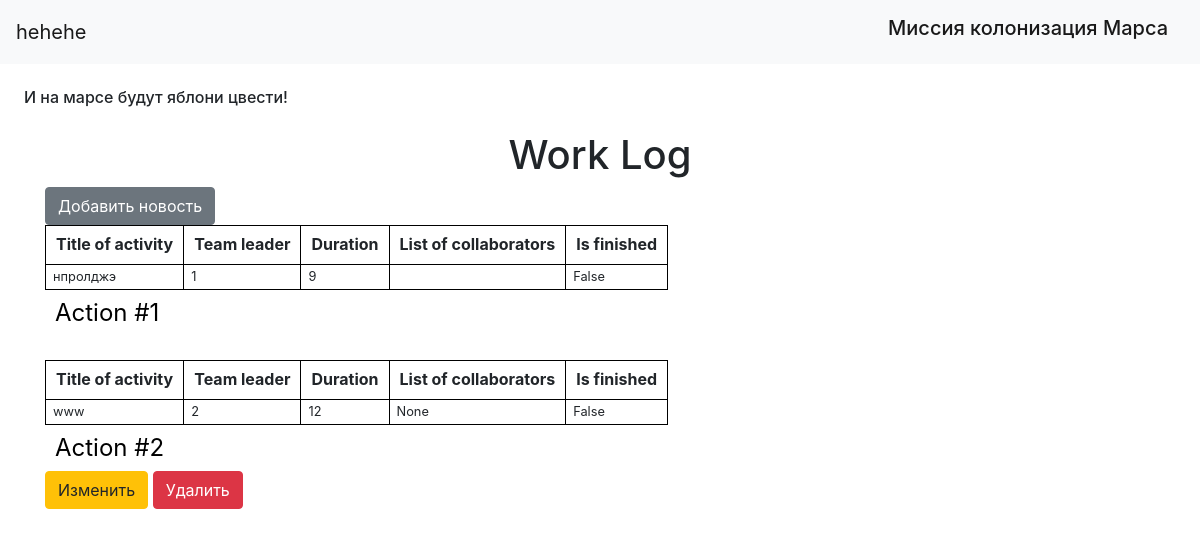
Screenshot of /index (signed in) with the database file from the repository.
### data/users.py (models this page shows, shortened)
class User(SqlAlchemyBase, UserMixin):
    __tablename__ = 'users'
    id = sqlalchemy.Column(sqlalchemy.Integer,
                           primary_key=True, autoincrement=True)
    surname = sqlalchemy.Column(sqlalchemy.String)
    name = sqlalchemy.Column(sqlalchemy.String)
    age = sqlalchemy.Column(sqlalchemy.Integer)
    position = sqlalchemy.Column(sqlalchemy.String)
    speciality = sqlalchemy.Column(sqlalchemy.String)
    address = sqlalchemy.Column(sqlalchemy.String)
    email = sqlalchemy.Column(sqlalchemy.String, unique=True)
    hashed_password = sqlalchemy.Column(sqlalchemy.String)
    modified_date = sqlalchemy.Column(sqlalchemy.DateTime,
                                      default=datetime.datetime.now)
    news = orm.relationship('News', back_populates='user')

### data/news.py (models this page shows)
class News(SqlAlchemyBase):
    __tablename__ = 'news'
    id = sqlalchemy.Column(sqlalchemy.Integer,
                           primary_key=True, autoincrement=True)
    team_leader = sqlalchemy.Column(sqlalchemy.Integer, sqlalchemy.ForeignKey("users.id"))
    job = sqlalchemy.Column(sqlalchemy.String)
    work_size = sqlalchemy.Column(sqlalchemy.Integer)
    collaborators = sqlalchemy.Column(sqlalchemy.String)
    start_date = sqlalchemy.Column(sqlalchemy.DateTime)
    end_date = sqlalchemy.Column(sqlalchemy.DateTime)
    is_finished = sqlalchemy.Column(sqlalchemy.Boolean)
    categories = orm.relationship("Category",
                                  secondary="association",
                                  backref="news")
    user = orm.relationship('User')

### main.py (the view)
@app.route('/')
@app.route('/index')
def index():
    db_sess = db_session.create_session()
    news = db_sess.query(News).all()
    return render_template("index.html", news=news)

### data/db_session.py (called while the page is built)
def create_session() -> Session:
    global __factory
    return __factory()

### main.py (called while the page is built)
@login_manager.user_loader
def load_user(user_id):
    db_sess = db_session.create_session()
    return db_sess.query(User).get(user_id)

### templates/index.html
{% extends "base.html" %}
{% block content %}
<h1 align="center">Work Log</h1>
{% if current_user.is_authenticated %}
    <a href="news" class="btn btn-secondary">Добавить новость</a>
{% endif %}
{% for item in news %}
<table>
<caption>Action #{{item.id}}</caption>
  <tr>
    <th>Title of activity</th>
    <th>Team leader</th>
    <th>Duration</th>
    <th>List of collaborators</th>
    <th>Is finished</th>
  </tr>
  <tr>
    <td>{{item.job}}</td>
      <td>{{item.team_leader}}</td>
      <td>{{item.work_size}}</td>
      <td>{{item.collaborators}}</td>
      <td>{{item.is_finished}}</td>
  </tr><br>
</table>
{% if current_user.is_authenticated and current_user == item.user or current_user.is_authenticated and current_user.id == 1 %}
    <div>
        <a href="/news/{{ item.id }}" class="btn btn-warning">
            Изменить
        </a>
        <a href="/news_delete/{{ item.id }}" class="btn btn-danger">
            Удалить
        </a>
    </div>
{% endif %}
{% endfor %}
{% endblock %}

### templates/base.html (shortened to what this page needs)
<!DOCTYPE html>
<html lang="en">
<head>
    <link rel="stylesheet"
          href="https://stackpath.bootstrapcdn.com/bootstrap/4.4.1/css/bootstrap.min.css"
>
    <link rel="stylesheet" href="../static/css/style.css">
</head>
<body>
<header>
    <nav class="navbar navbar-light bg-light">
        {% if current_user.is_authenticated %}
        <a class="navbar-brand" href="/logout">{{ current_user.name }}</a>
        {% else %}
        <p>
            <a class="btn btn-primary " href="/register">Зарегистрироваться</a>
            <a class="btn btn-success" href="/login">Войти</a>
        </p>
        {% endif %}
        <h1 class="navbar-brand" href="#">Миссия колонизация Марса</h1>
    </nav>
</header>
<h6>И на марсе будут яблони цвести!</h6>
<main role="main" class="container">
    {% block content %}{% endblock %}
</main>
</body>
</html>

### static/css/style.css (style rules this page uses)
table { border-collapse: collapse; line-height: 1.1; }
caption { font-size: 1.5rem; padding: 10px; color: #000000; }
h6 { margin: 1.5rem; }
th { padding: 10px; border: 1px solid #000000; }
td { font-size: 0.8em; padding: 5px 7px; border: 1px solid #000000; }

### rows the page displays
User: name "hehehe"
News: id "1", job "нпролджэ", team_leader "1", work_size "9", is_finished "False"
News: id "2", job "www", team_leader "2", work_size "12", collaborators "None", is_finished "False"
